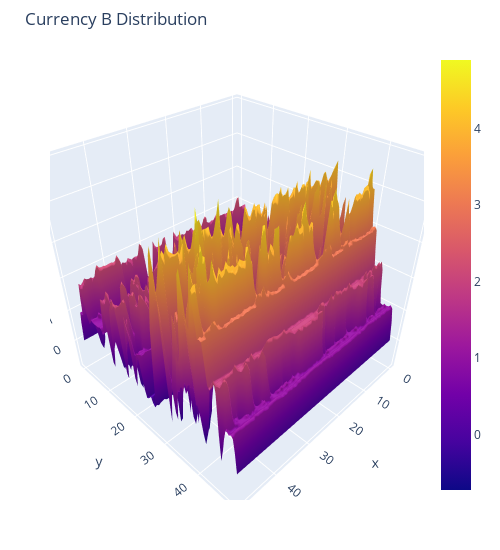

The notebook cell saved with this chart:
### Code cell
x = currencyB_3d[:,0]
y = currencyB_3d[:,1]
z = currencyB_3d[:,2]
xi = np.linspace(x.min(), x.max(), 100)
yi = np.linspace(y.min(), y.max(), 100)

X,Y = np.meshgrid(xi,yi)

Z = griddata((x,y),z,(X,Y), method='cubic')

fig = go.Figure(go.Surface(x=xi,y=yi,z=Z))

fig.update_layout(title='Currency B Distribution', autosize=False,
                  width=500, height=550,
                  margin=dict(l=50, r=50, b=50, t=50))

fig.show()
